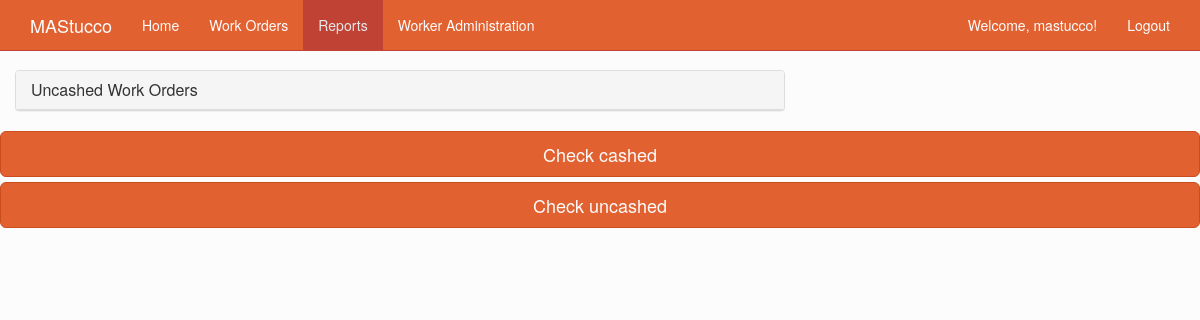
Page /reports/ (signed in) on the earlier database version.
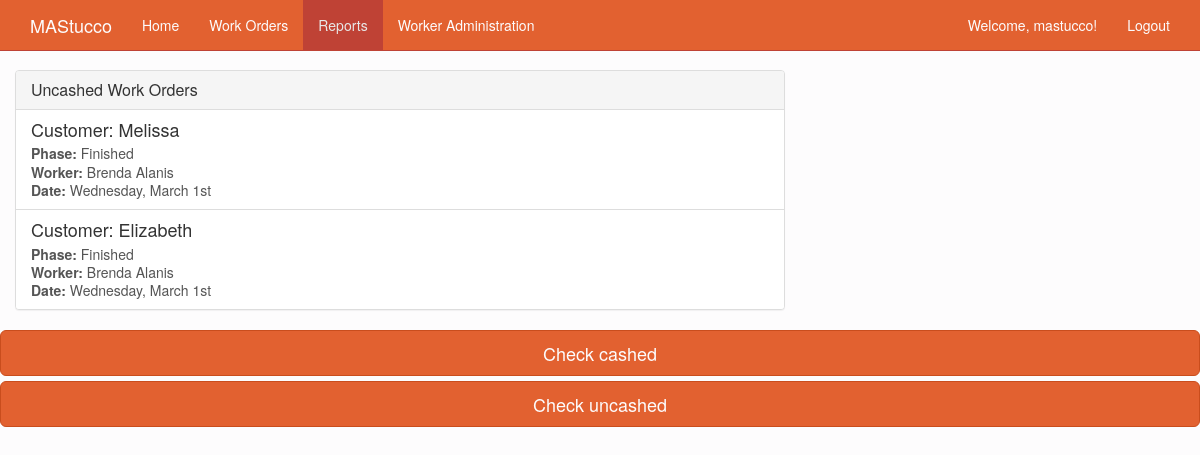
Same page on the later database version.
### WAMAStucco/models.py (models this page shows, shortened)
class WorkOrder(models.Model):
    date = models.DateTimeField()
    customer = models.CharField\
        (
            max_length=128
        )
    order_by = models.CharField\
        (
            max_length=128
        )
    model = models.CharField\
        (
            max_length=128
        )
    is_cashed = models.BooleanField()
    is_taken = models.BooleanField()
    ADDED = 'AD'
    CUTTING = 'CU'
    MOULDING = 'MO'
    INSTALLING = 'IN'
    FINISHED = 'FI'
    work_phase = models.CharField\
        (
            max_length=2,
            default=ADDED
        )
    notes = models.CharField\
        (
            max_length=256
        )
    assigned_worker = models.ForeignKey\
        (
            User,
            related_name='work_orders',
            related_query_name='work_order'
        )
    class Meta:
        ordering = ['-date']

### WAMAStucco/views.py (the view)
# urls.py: url(r'^reports/$', views.reports_view, name='reports_page'),
@login_required()
def reports_view(request):
    uncashed_work_orders = WorkOrder.objects.all().filter(work_phase=WorkOrder.FINISHED, is_cashed= False)
    cashed_work_orders = WorkOrder.objects.all().filter(work_phase=WorkOrder.FINISHED, is_cashed= True)
    return render(request, 'reports.html', {'page_title': 'Reports', 'uncashed_work_orders': uncashed_work_orders, 'cashed_work_orders':  cashed_work_orders})

### WAMAStucco/templatetags/filters.py (called while the page is built)
@register.filter()
def extend_work_phase(value):
    if value == 'AD':
        return 'Added'
    elif value == 'CU':
        return 'Cutting'
    elif value == 'MO':
        return 'Moulding'
    elif value == 'IN':
        return 'Installing'
    else:
        return 'Finished'

### templates/reports.html (shortened to what this page needs)
{% extends 'base.html' %}
{% load filters %}
{% load static %}
{% block navbar %}
    <nav class="navbar navbar-default navbar-fixed-top">
      <div class="container">
        <div class="navbar-header">
          <a class="navbar-brand" href="http://127.0.0.1:8000/">MAStucco</a>
        </div>
        <div id="navbar" class="navbar-collapse collapse">
          <ul class="nav navbar-nav">
            <li><a href="http://127.0.0.1:8000/">Home</a></li>
            <li><a href="http://127.0.0.1:8000/workorders/">Work Orders</a></li>
            <li class="active"><a href="http://127.0.0.1:8000/reports">Reports</a></li>
            <li><a href="http://127.0.0.1:8000/workeradministration/">Worker Administration</a></li>
          </ul>
          <ul class="nav navbar-nav navbar-right">
            <li class="navbar-text">Welcome, {{ user.username }}!</li>
            <li><a href="http://127.0.0.1:8000/logout/">Logout</a></li>
          </ul>
        </div>
      </div>
    </nav>
{% endblock %}
{% block content %}
        <br/>
        <div class="container-fluid" id="uncashed_jobs">
            <div class="row">
                <div class="col-md-8">
                    <div class="panel panel-default">
                        <div class="panel-heading">
                            <h2 class="panel-title">Uncashed Work Orders</h2>
                        </div>
                        <div class="list-group">
                            {% for work_order in uncashed_work_orders %}
                                <a href="#" class="list-group-item">
                                    <h4 class="list-group-item-heading">Customer: {{ work_order.customer }}</h4>
                                    <p class="list-group-item-text"><strong>Phase:</strong> {{ work_order.work_phase|extend_work_phase }}</p>
                                    <p class="list-group-item-text"><strong>Worker:</strong> {{ work_order.assigned_worker.first_name }}
                                        {{ work_order.assigned_worker.last_name }}</p>
                                    <p class="list-group-item-text"><strong>Date:</strong> {{ work_order.date|date:'l, F jS' }}</p>
                                </a>
                            {% endfor %}
                        </div>
                    </div>
                </div>
            </div>
        </div>
        <button class="btn btn-lg btn-primary btn-block" id="chashedJ" type="button">Check cashed</button>
        <button class="btn btn-lg btn-primary btn-block" id="unchashedJ" type="button">Check uncashed</button>
{% endblock %}

### templates/base.html (shortened to what this page needs)
{% load static %}
<!DOCTYPE html>
<html lang="en">
<head>
    <link href="{% static 'css/bootstrap.min.css' %}" rel="stylesheet">
    <link href="{% static 'css/ie10-viewport-bug-workaround.css' %}" rel="stylesheet">
    <link href="{% static 'css/wamastucco.css' %}" rel="stylesheet">
</head>
<body>
    {% block navbar %}
    {% endblock %}
    {% block content %}
    {% endblock %}
</body>
</html>

### WAMAStucco/static/css/wamastucco.css (style rules this page uses)
body { padding-top: 50px; background-color: #fdfcfd; }
.navbar-default { background-color: #e26130; border-color: #bf4235; }
.navbar-default .navbar-brand { color: #fdfcfd; }
.navbar-default .navbar-text { color: #fdfcfd; }
.navbar-default .navbar-nav > li > a { color: #fdfcfd; }
.navbar-default .navbar-nav > .active > a, .navbar-default .navbar-nav > .active > a:hover, .navbar-default .navbar-nav > .active > a:focus { color: #e8e8e8; background-color: #bf4235; }
.navbar-default .navbar-collapse, .navbar-default .navbar-form { border-color: #fdfcfd; }
.btn-primary { color:#fdfcfd; background-color:#e26130; border-color:#c94d1d }

Differences in the rows shown:
added WorkOrder: customer "Melissa", work_phase|extend_work_phase "Finished", assigned_worker.first_name "Brenda", assigned_worker.last_name "Alanis", date "Wednesday, March 1st"
now on this page (row edited): WorkOrder: customer "Elizabeth", work_phase|extend_work_phase "Finished", assigned_worker.first_name "Brenda", assigned_worker.last_name "Alanis", date "Wednesday, March 1st"
